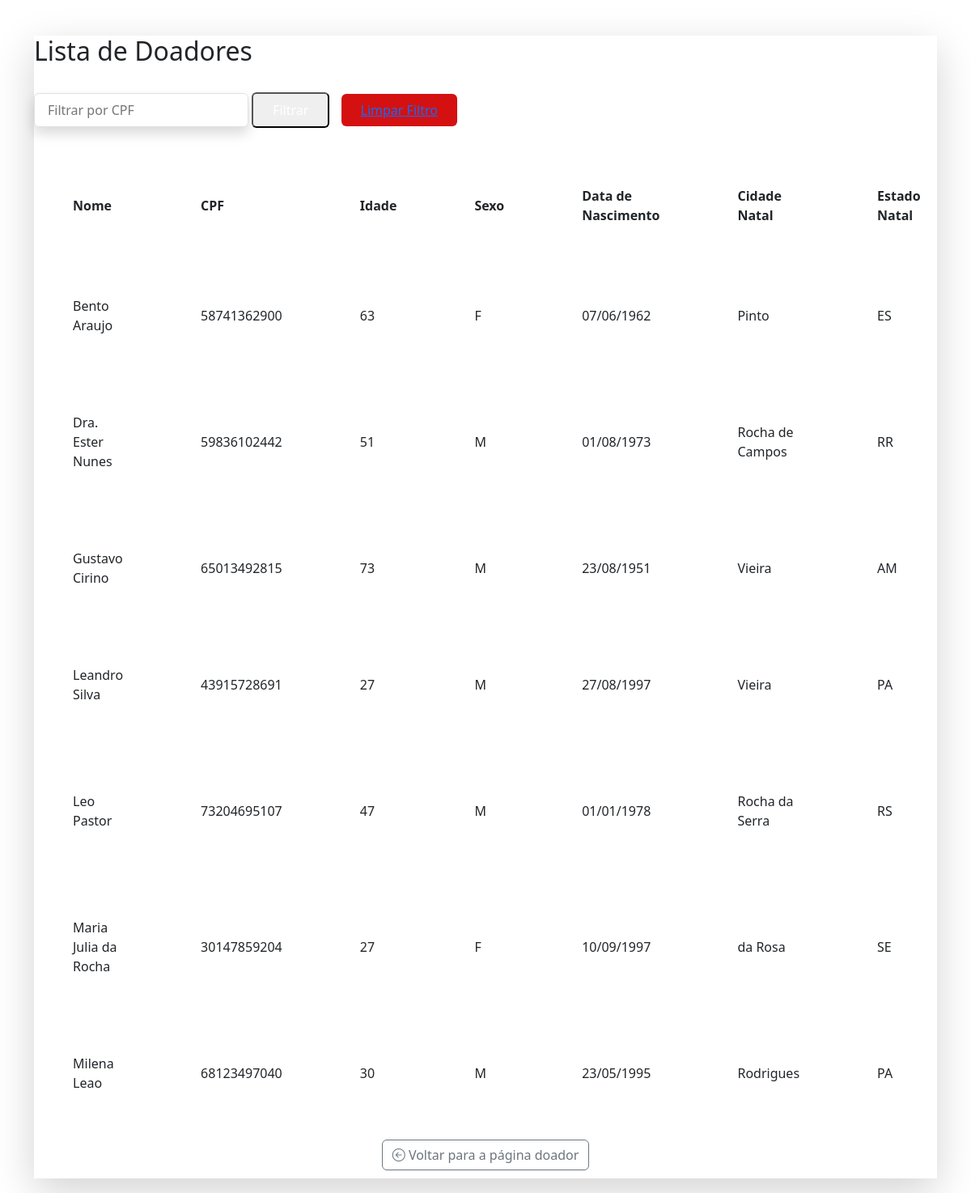
Screenshot of /doadores/listar/ (signed in) with the database file from the repository.
### meuapp/models.py (models this page shows, shortened)
class Pessoa(models.Model):
    cpf = models.CharField(max_length=14, unique=True)
    nome = models.CharField(max_length=100)
    tipo_sanguineo = models.CharField(max_length=3, choices=TIPO_SANGUINEO_CHOICES)
    data_nascimento = models.DateField()
    sexo = models.CharField(max_length=1, choices=SEXO_CHOICES)
    profissao = models.CharField(max_length=100)
    estado_natal = models.CharField(max_length=2)
    cidade_natal = models.CharField(max_length=100)
    estado_residencia = models.CharField(max_length=2)
    cidade_residencia = models.CharField(max_length=100)
    estado_civil = models.CharField(max_length=20, choices=ESTADO_CIVIL_CHOICES)
    contato_emergencia = models.CharField(max_length=15)
    class Meta:
        abstract = True
    @property
    def idade(self):
        hoje = date.today()
        if self.data_nascimento:
            return hoje.year - self.data_nascimento.year - ((hoje.month, hoje.day) < (self.data_nascimento.month, self.data_nascimento.day))
        return None

class Doador(Pessoa):
    intencao_doar = models.BooleanField(default=False)
    orgaos_que_deseja_doar = models.ManyToManyField('Orgao', blank=True)

### meuapp/views.py (the view)
# urls.py: path('doadores/listar/', views.listar_doadores, name='listar_doadores'),
@user_passes_test(is_admin)
def listar_doadores(request):
    cpf = request.GET.get('cpf')
    doadores = Doador.objects.all().order_by('nome')
    if cpf:
        doadores = doadores.filter(cpf__icontains=cpf)
    paginator = Paginator(doadores, 10)
    page_number = request.GET.get('page')
    page_obj = paginator.get_page(page_number)
    return render(request, 'listar_doador.html', {'page_obj': page_obj, 'cpf': cpf})

### meuapp/views.py (called while the page is built)
def is_admin(user):
    return user.is_authenticated and (user.is_staff or user.is_superuser)

### meuapp/templates/listar_doador.html (shortened to what this page needs)
{% extends 'base.html' %}
{% block content %}
<section class="bg-white rounded-lg shadow-lg p-6">
    <h2 class="text-2xl font-semibold text-green-600 mb-4">Lista de Doadores</h2>
    <form method="get" class="mb-4">
        <div class="flex space-x-4">
            <input type="text" name="cpf" id="cpf" placeholder="Filtrar por CPF"
                value="{{ cpf|default:'' }}"
                class="shadow appearance-none border rounded w-full py-2 px-3 text-gray-700 leading-tight focus:outline-none focus:shadow-outline">
            <button type="submit"
                class="bg-green-500 hover:bg-green-700 text-white font-bold py-2 px-4 rounded focus:outline-none focus:shadow-outline">
            </button>
            <a href="{% url 'listar_doadores' %}"
                class="bg-gray-300 hover:bg-gray-400 text-gray-800 font-bold py-2 px-4 rounded focus:outline-none focus:shadow-outline">
                Limpar Filtro
            </a>
        </div>
    </form>
    {% if page_obj %}
    <div class="overflow-x-auto">
        <table class="min-w-full table-fixed w-full leading-normal shadow-md rounded-lg overflow-hidden">
            <thead class="bg-gray-200 text-gray-700">
                <tr>
                    <th class="px-5 py-3 border-b-2 border-gray-200 text-left text-xs font-semibold uppercase tracking-wider max-w-xs break-words">Nome</th>
                    <th class="px-5 py-3 border-b-2 border-gray-200 text-left text-xs font-semibold uppercase tracking-wider max-w-xs break-words">CPF</th>
                    <th class="px-5 py-3 border-b-2 border-gray-200 text-left text-xs font-semibold uppercase tracking-wider max-w-[4rem] break-words">Idade</th>
                    <th class="px-5 py-3 border-b-2 border-gray-200 text-left text-xs font-semibold uppercase tracking-wider max-w-[3rem] break-words">Sexo</th>
                    <th class="px-5 py-3 border-b-2 border-gray-200 text-left text-xs font-semibold uppercase tracking-wider max-w-[6rem] break-words">Data de Nascimento</th>
                    <th class="px-5 py-3 border-b-2 border-gray-200 text-left text-xs font-semibold uppercase tracking-wider max-w-xs break-words">Cidade Natal</th>
                    <th class="px-5 py-3 border-b-2 border-gray-200 text-left text-xs font-semibold uppercase tracking-wider max-w-xs break-words">Estado Natal</th>
                </tr>
            </thead>
            <tbody class="bg-white">
                {% for doador in page_obj %}
                <tr>
                    <td class="px-5 py-5 border-b border-gray-200 text-sm max-w-xs break-words">{{ doador.nome }}</td>
                    <td class="px-5 py-5 border-b border-gray-200 text-sm max-w-xs break-words">{{ doador.cpf }}</td>
                    <td class="px-5 py-5 border-b border-gray-200 text-sm max-w-[4rem] break-words">{{ doador.idade }}</td>
                    <td class="px-5 py-5 border-b border-gray-200 text-sm max-w-[3rem] break-words">{{ doador.sexo }}</td>
                    <td class="px-5 py-5 border-b border-gray-200 text-sm max-w-[6rem] break-words">{{ doador.data_nascimento|date:"d/m/Y" }}</td>
                    <td class="px-5 py-5 border-b border-gray-200 text-sm max-w-xs break-words">{{ doador.cidade_natal }}</td>
                    <td class="px-5 py-5 border-b border-gray-200 text-sm max-w-xs break-words">{{ doador.estado_natal }}</td>
                </tr>
                {% empty %}
                <tr>
                    <td colspan="15" class="text-center py-4 text-gray-700">Nenhum doador encontrado.</td>
                </tr>
                {% endfor %}
            </tbody>
        </table>
    </div>
    {% else %}
    <p class="text-gray-700">Nenhum doador encontrado.</p>
    {% endif %}
    <div class="text-center mt-6">
        <a href="{% url 'pagina_do_doador' %}" class="btn btn-outline-secondary">
            <i class="bi bi-arrow-left-circle"></i> Voltar para a página doador
        </a>
    </div>
</section>
{% endblock %}

### meuapp/templates/base.html (shortened to what this page needs)
<!DOCTYPE html>
<html lang="pt-br">
<head>
    <link rel="stylesheet" href="https://cdn.jsdelivr.net/npm/bootstrap@5.3.2/dist/css/bootstrap.min.css">
    <link href="https://cdn.jsdelivr.net/npm/bootstrap-icons@1.10.5/font/bootstrap-icons.css" rel="stylesheet">
</head>
<body>
    <div class="container mt-4">
        {% block content %}{% endblock %}
    </div>
</body>
</html>

### meuapp/templates/base.html (style rules this page uses)
body { font-family: Arial, sans-serif; background-color: #f0f4f8; margin: 0; padding: 20px; }
a { display: inline-block; margin: 10px; padding: 10px 20px; background-color: #d51010; color: white; text-decoration: none; border-radius: 5px; }

### rows the page displays
Doador: nome "Bento Araujo", cpf "58741362900", idade "63", sexo "F", data_nascimento "07/06/1962", cidade_natal "Pinto", estado_natal "ES"
Doador: nome "Dra. Ester Nunes", cpf "59836102442", idade "51", sexo "M", data_nascimento "01/08/1973", cidade_natal "Rocha de Campos", estado_natal "RR"
Doador: nome "Gustavo Cirino", cpf "65013492815", idade "73", sexo "M", data_nascimento "23/08/1951", cidade_natal "Vieira", estado_natal "AM"
Doador: nome "Leandro Silva", cpf "43915728691", idade "27", sexo "M", data_nascimento "27/08/1997", cidade_natal "Vieira", estado_natal "PA"
Doador: nome "Leo Pastor", cpf "73204695107", idade "47", sexo "M", data_nascimento "01/01/1978", cidade_natal "Rocha da Serra", estado_natal "RS"
Doador: nome "Maria Julia da Rocha", cpf "30147859204", idade "27", sexo "F", data_nascimento "10/09/1997", cidade_natal "da Rosa", estado_natal "SE"
Doador: nome "Milena Leao", cpf "68123497040", idade "30", sexo "M", data_nascimento "23/05/1995", cidade_natal "Rodrigues", estado_natal "PA"
